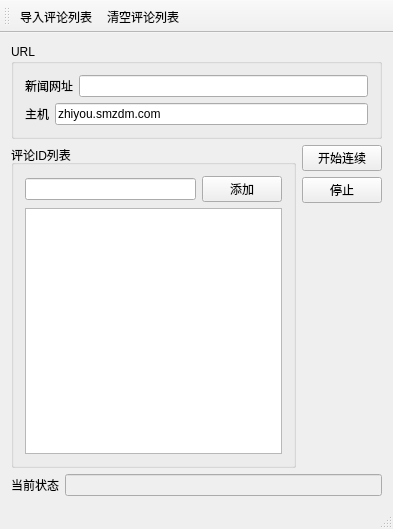
<?xml version="1.0" encoding="UTF-8"?>
<ui version="4.0">
 <class>auto_smzdmClass</class>
 <widget class="QMainWindow" name="auto_smzdmClass">
  <property name="geometry">
   <rect>
    <x>0</x>
    <y>0</y>
    <width>393</width>
    <height>529</height>
   </rect>
  </property>
  <property name="windowTitle">
   <string>什么值得买评论点赞</string>
  </property>
  <widget class="QWidget" name="centralWidget">
   <layout class="QGridLayout" name="gridLayout_3">
    <item row="0" column="0">
     <widget class="QGroupBox" name="groupBox">
      <property name="title">
       <string>URL</string>
      </property>
      <layout class="QGridLayout" name="gridLayout_2">
       <item row="1" column="0">
        <layout class="QHBoxLayout" name="horizontalLayout_3">
         <item>
          <widget class="QLabel" name="label_2">
           <property name="text">
            <string>主机</string>
           </property>
          </widget>
         </item>
         <item>
          <widget class="QLineEdit" name="lineEdit_HOST1">
           <property name="text">
            <string>zhiyou.smzdm.com</string>
           </property>
          </widget>
         </item>
        </layout>
       </item>
       <item row="0" column="0">
        <layout class="QHBoxLayout" name="horizontalLayout_2">
         <item>
          <widget class="QLabel" name="label">
           <property name="text">
            <string>新闻网址</string>
           </property>
          </widget>
         </item>
         <item>
          <widget class="QLineEdit" name="lineEdit_news_url">
           <property name="text">
            <string/>
           </property>
          </widget>
         </item>
        </layout>
       </item>
      </layout>
     </widget>
    </item>
    <item row="1" column="0">
     <layout class="QHBoxLayout" name="horizontalLayout_5">
      <item>
       <widget class="QGroupBox" name="groupBox_2">
        <property name="sizePolicy">
         <sizepolicy hsizetype="Preferred" vsizetype="Preferred">
          <horstretch>3</horstretch>
          <verstretch>0</verstretch>
         </sizepolicy>
        </property>
        <property name="title">
         <string>评论ID列表</string>
        </property>
        <layout class="QGridLayout" name="gridLayout">
         <item row="0" column="0">
          <layout class="QHBoxLayout" name="horizontalLayout_7">
           <item>
            <widget class="QLineEdit" name="lineEdit_comment_id"/>
           </item>
           <item>
            <widget class="QPushButton" name="pushButton_add_comment_id">
             <property name="text">
              <string>添加</string>
             </property>
            </widget>
           </item>
          </layout>
         </item>
         <item row="1" column="0">
          <widget class="QListWidget" name="listWidget_comment_id">
           <property name="sizePolicy">
            <sizepolicy hsizetype="Expanding" vsizetype="Expanding">
             <horstretch>2</horstretch>
             <verstretch>0</verstretch>
            </sizepolicy>
           </property>
          </widget>
         </item>
        </layout>
       </widget>
      </item>
      <item>
       <layout class="QVBoxLayout" name="verticalLayout">
        <item>
         <widget class="QPushButton" name="pushButton_start">
          <property name="text">
           <string>开始连续</string>
          </property>
         </widget>
        </item>
        <item>
         <widget class="QPushButton" name="pushButton_pause">
          <property name="text">
           <string>停止</string>
          </property>
         </widget>
        </item>
        <item>
         <spacer name="verticalSpacer">
          <property name="orientation">
           <enum>Qt::Vertical</enum>
          </property>
          <property name="sizeHint" stdset="0">
           <size>
            <width>20</width>
            <height>40</height>
           </size>
          </property>
         </spacer>
        </item>
       </layout>
      </item>
     </layout>
    </item>
    <item row="2" column="0">
     <layout class="QHBoxLayout" name="horizontalLayout">
      <item>
       <widget class="QLabel" name="label_1">
        <property name="text">
         <string>当前状态</string>
        </property>
       </widget>
      </item>
      <item>
       <widget class="QLineEdit" name="lineEdit_msg">
        <property name="enabled">
         <bool>false</bool>
        </property>
       </widget>
      </item>
     </layout>
    </item>
   </layout>
  </widget>
  <widget class="QMenuBar" name="menuBar">
   <property name="geometry">
    <rect>
     <x>0</x>
     <y>0</y>
     <width>393</width>
     <height>23</height>
    </rect>
   </property>
  </widget>
  <widget class="QToolBar" name="mainToolBar">
   <attribute name="toolBarArea">
    <enum>TopToolBarArea</enum>
   </attribute>
   <attribute name="toolBarBreak">
    <bool>false</bool>
   </attribute>
   <addaction name="action_import_commentid"/>
   <addaction name="action_clear_comments"/>
  </widget>
  <widget class="QStatusBar" name="statusBar"/>
  <action name="action_import_commentid">
   <property name="text">
    <string>导入评论列表</string>
   </property>
  </action>
  <action name="action_clear_comments">
   <property name="text">
    <string>清空评论列表</string>
   </property>
  </action>
 </widget>
 <layoutdefault spacing="6" margin="11"/>
 <resources>
  <include location="auto_smzdm.qrc"/>
 </resources>
 <connections/>
</ui>
